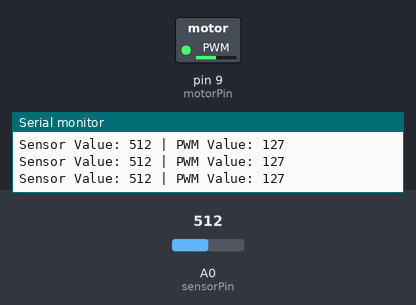
Bench run of a sketch on a simulated Arduino Uno, built with avr-gcc and run on an emulated ATmega328P. Shown: switched loads named in the sketch (green lamp = pin HIGH), the last lines printed to the serial monitor. The inputs (shaded band) are chosen by the test bench; at power-on: A0 (sensorPin) = 512.

Above: at 1.3 s.
1.4 s: A0 (sensorPin) set to 716
At 2.0 s:
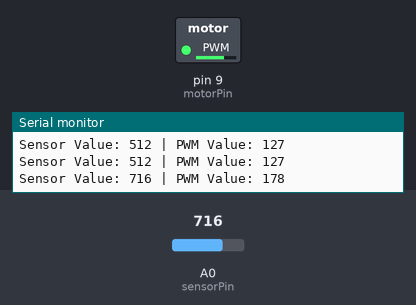
3.0 s: A0 (sensorPin) set to 900
At 4.2 s:
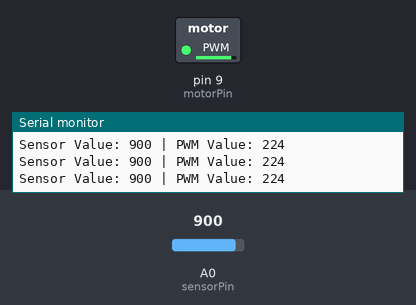
4.5 s: A0 (sensorPin) set to 122
At 5.6 s:
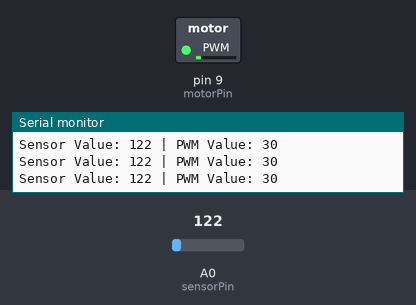
6.0 s: A0 (sensorPin) set to 0
At 6.8 s:
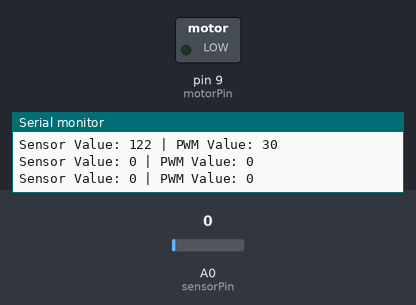
7.5 s: A0 (sensorPin) set to 511
At 8.1 s:
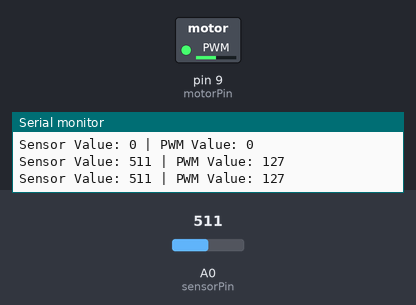
Timing chart, 0 to 10.0 s (numbered marks = the images above; inputs shaded):
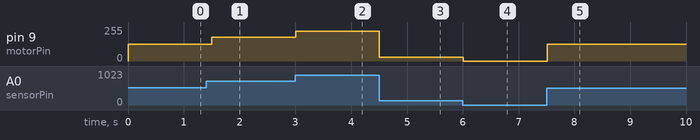

The sketch:

dc_motor_speed_control_pwm_reconstructed.ino
```cpp
const int sensorPin = A0;   // Potentiometer or analog temperature sensor input
const int motorPin = 9;     // PWM output pin connected to motor driver

int sensorValue = 0;
int pwmValue = 0;

void setup() {
  Serial.begin(9600);
  pinMode(motorPin, OUTPUT);
}

void loop() {
  // Read analog value from potentiometer / temperature sensor analogy
  sensorValue = analogRead(sensorPin);

  // Convert analog range 0-1023 to PWM range 0-255
  pwmValue = map(sensorValue, 0, 1023, 0, 255);

  // Generate PWM signal to control DC motor speed
  analogWrite(motorPin, pwmValue);

  Serial.print("Sensor Value: ");
  Serial.print(sensorValue);
  Serial.print(" | PWM Value: ");
  Serial.println(pwmValue);

  delay(500);
}
```

Measured:
- after the input at 1.4 s, pin 9 (motorPin): 127/255 → 178/255 after 0.10 s
- after the input at 3.0 s, pin 9 (motorPin): 178/255 → 224/255 at once
- after the input at 4.5 s, pin 9 (motorPin): 224/255 → 30/255 at once
- after the input at 6.0 s, pin 9 (motorPin): 30/255 → 0/255 at once
- after the input at 7.5 s, pin 9 (motorPin): 0/255 → 127/255 at once
